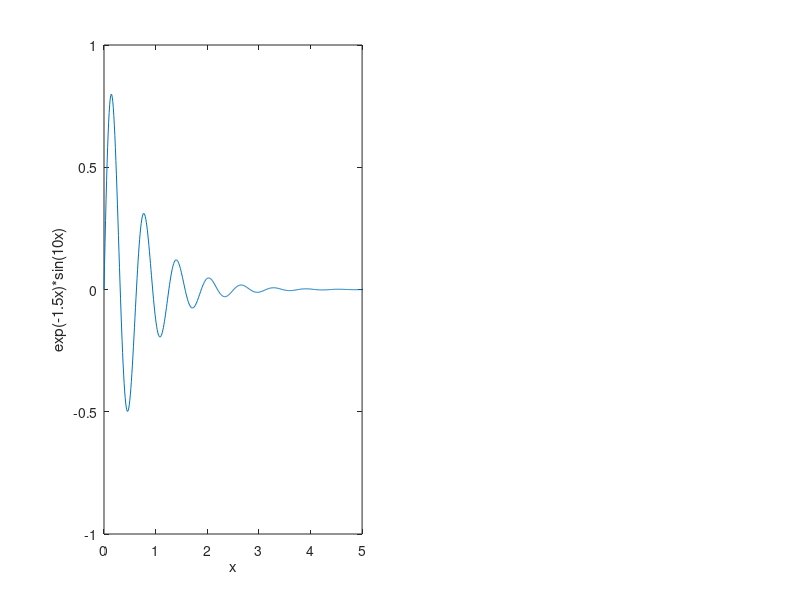

Write the MATLAB code that produced this figure.
% Working with Figures

% Very basic plotting
x = [-100:10:100];
y = x.^2;

plot(x, y);

% Adding Title, Labels, Grids
x = [0:0.01:10];
y = sin(x);

% xlabel, ylabel, title, grid, squaring of axes
plot(x, y), xlabel('x'), ylabel('Sin(x)'), title('Sin(x) Graph'), grid on, axis equal;

% Drawing Multiple Functions on Same Graph
x = [0:0.01:10];
y = sin(x)
g = cos(x)

% First-pair, second-pair 
plot(x, y, x, g, '.-'), legend('Sin(x)', 'Cos(x)');

% Setting colours on graph
x = [-10:0.01:10];
y = 3*x.^4 + 2*x.^3 + 7*x.^2 + x + 9;
g = 5*x.^3 + 9*x + 2;

% Colours added after pair, using key
plot(x, y, 'r', x, g, 'g');

% Setting axis scales
% Use axis command - axis([xmin xmax ymin ymax])
x = [0:0.01:10];
y = exp(-x).*sin(2*x + 3);

plot(x, y), axis([0 10 -1 1])

% Generating Subplots
% Syntax: subplot(m, n, p) where m/n = rows/columns and p = position
x = [0:0.01:5];

y = exp(-1.5*x).*sin(10*x);
subplot(1,2,1)
plot(x,y), xlabel('x'), ylabel('exp(-1.5x)*sin(10x)'), axis([0 5 -1 1])